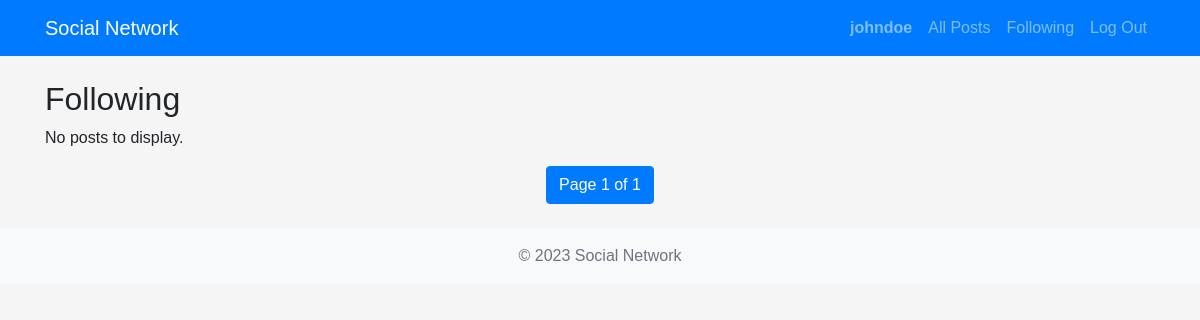
The app's page /following (signed in), older data.
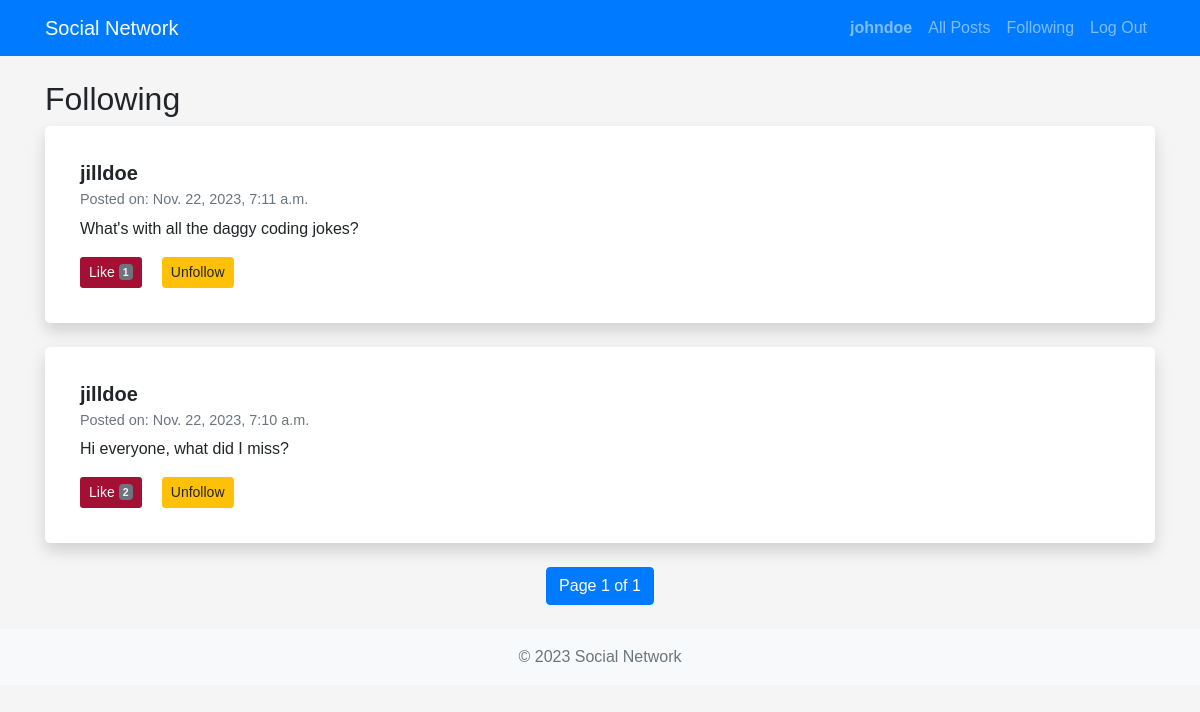
The same page, newer data.
### network/models.py (models this page shows, shortened)
class User(AbstractUser):
    pass

class Post (models.Model):
    post = models.CharField(max_length=500)
    user = models.ForeignKey(User, on_delete=models.CASCADE, related_name="posts")
    timestamp = models.DateTimeField(auto_now_add=True)
    likes = models.ManyToManyField(User, blank=True, related_name="liked_posts")

### network/views.py (the view)
# urls.py: path("following", views.following, name="following"),
def following(request):
    if not request.user.is_authenticated:
        return HttpResponseRedirect(reverse("login"))
    user_extended, created = UserExtended.objects.get_or_create(user=request.user)
    following_users = user_extended.following.all()
    print("Following Users:", [user.username for user in following_users])
    posts_list = Post.objects.filter(user__in=following_users).order_by('-timestamp')
    print("Number of Posts:", posts_list.count())
    paginator = Paginator(posts_list, 10)
    page_number = request.GET.get('page')
    posts = paginator.get_page(page_number)
    return render(request, "network/following.html", {"posts": posts})

### network/templates/network/following.html (shortened to what this page needs)
{% extends "network/layout.html" %}
{% block body %}
<h2>Following</h2>
<div class="posts">
    {% for post in posts %}
        <div class="post card shadow mb-4">
            <div class="card-body">
                <h5 class="card-title">{{ post.user.username }}</h5>
                <h6 class="card-subtitle mb-2 text-muted">Posted on: {{ post.timestamp }}</h6>
                <p class="card-text">{{ post.post }}</p>
                <div class="button-group" style="display: flex;">
                    <button id="like-btn-{{ post.id }}" type="button" class="btn btn-sm {% if request.user in post.likes.all %}liked{% else %}unliked{% endif %}" onclick="toggleLike('{{ post.id }}')" data-liked="{% if request.user in post.likes.all %}true{% else %}false{% endif %}">
                        Like <span class="badge bg-secondary">{{ post.likes.count }}</span>
                    </button>
                    <form action="{% url 'toggle_follow' post.user.username %}" method="post" style="margin-left: 10px;">
                        <button type="submit" class="btn btn-sm {% if post.user in request.user.userextended.following.all %}btn-warning{% else %}btn-success{% endif %}">
                            {% if post.user in request.user.userextended.following.all %}Unfollow{% else %}Follow{% endif %}
                        </button>
                    </form>
                </div>
            </div>
        </div>
    {% empty %}
        <p>No posts to display.</p>
    {% endfor %}
</div>
<nav aria-label="Page navigation">
    <ul class="pagination justify-content-center">
        <li class="page-item active">
            <span class="page-link">
                Page {{ posts.number }} of {{ posts.paginator.num_pages }}
            </span>
        </li>
    </ul>
</nav>
{% endblock %}

### network/templates/network/layout.html (shortened to what this page needs)
{% load static %}
<!DOCTYPE html>
<html lang="en">
<head>
    <link rel="stylesheet" href="https://stackpath.bootstrapcdn.com/bootstrap/4.4.1/css/bootstrap.min.css" />
    <link href="{% static 'network/styles.css' %}" rel="stylesheet" />
</head>
<body>
    <nav class="navbar navbar-expand-lg navbar-dark bg-primary">
        <div class="container">
            <a class="navbar-brand" href="{% url 'index' %}">Social Network</a>
            <div class="collapse navbar-collapse" id="navbarNav">
                <ul class="navbar-nav ml-auto">
                    {% if user.is_authenticated %}
                    <li class="nav-item">
                        <a class="nav-link" href="{% url 'profile' username=user.username %}"><strong>{{ user.username }}</strong></a>
                    </li>
                    {% endif %}
                    <li class="nav-item">
                        <a class="nav-link" href="{% url 'all_posts' %}">All Posts</a>
                    </li>
                    {% if user.is_authenticated %}
                    <li class="nav-item">
                        <a class="nav-link" href="{% url 'following' %}">Following</a>
                    </li>
                    <li class="nav-item">
                        <a class="nav-link" href="{% url 'logout' %}">Log Out</a>
                    </li>
                    {% endif %}
                </ul>
            </div>
        </div>
    </nav>
    <div class="container mt-4">
        {% block body %} {% endblock %}
    </div>
    <footer class="footer bg-light mt-4 py-3">
        <div class="container text-center">
            <span class="text-muted">© 2023 Social Network</span>
        </div>
    </footer>
</body>
</html>

### network/static/network/styles.css (style rules this page uses)
* { margin: 0; padding: 0; box-sizing: border-box; }
html { overflow-x: hidden; }
body { font-family: Arial, sans-serif; font-weight: 400; overflow-x: hidden; background-color: #f5f5f5; }
.post { background-color: #fff; border-radius: 5px; padding: 15px; }
.card { border: none; }
.card-body { padding: 20px; }
.card-title { font-size: 1.25rem; font-weight: bold; }
.card-subtitle { font-size: 0.9rem; }
.card-text { font-size: 1rem; }
.liked { background-color: #a41034; color: whitesmoke; }
.button-group { display: flex; align-items: center; gap: 10px; }

Row changes from the older to the newer data that the page shows:
added Post: user.username "jilldoe", timestamp "Nov. 22, 2023, 7:11 a.m.", post "What's with all the daggy coding jokes?", likes.count "1", shows "Unfollow"
added Post: user.username "jilldoe", timestamp "Nov. 22, 2023, 7:10 a.m.", post "Hi everyone, what did I miss?", likes.count "2", shows "Unfollow"
Text that changed along with them:
text no longer shown: "No posts to display."
